Frame 1 (no input): blank canvas, image omitted
Frame 60 (no input): blank canvas, image omitted
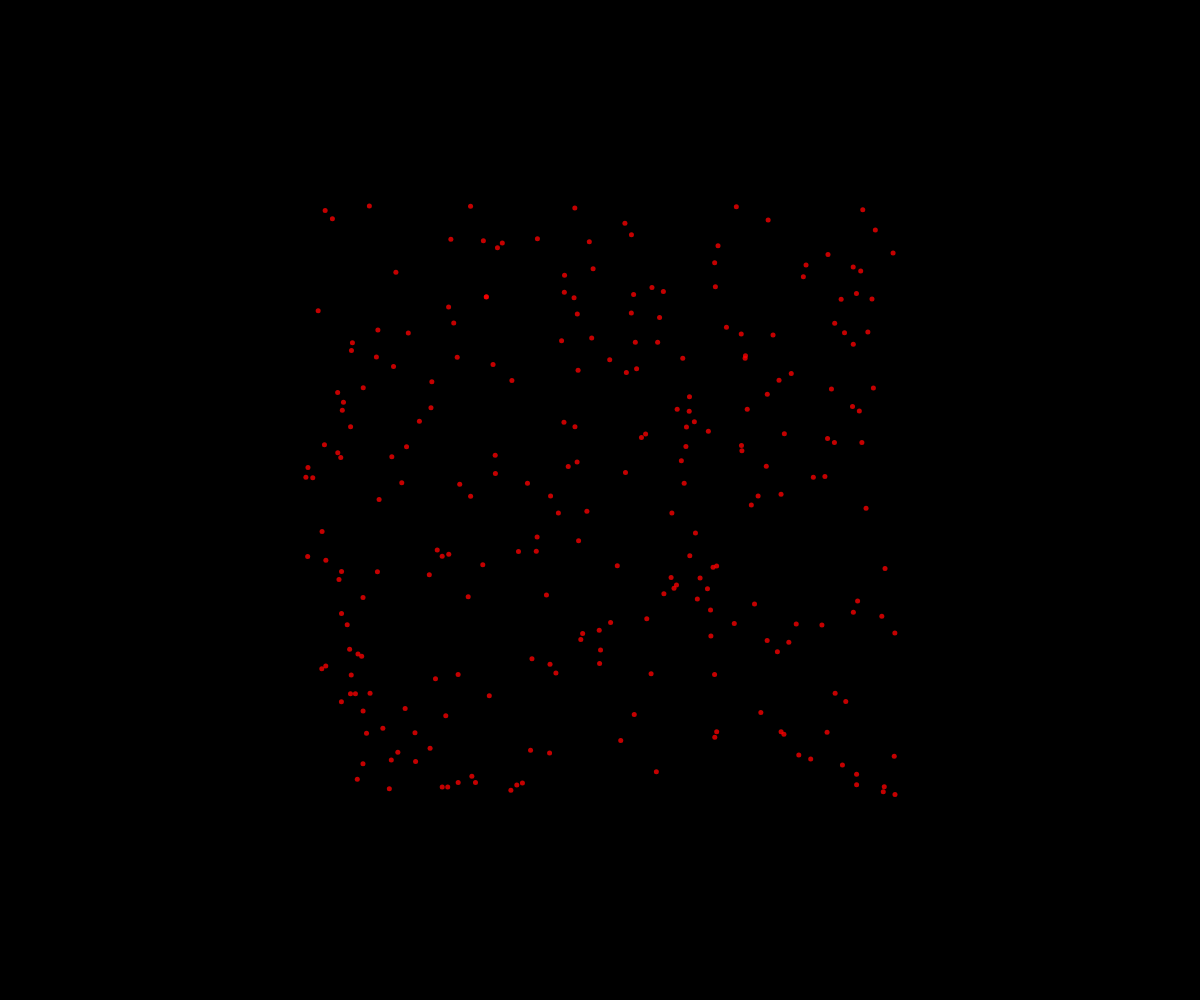
Frame 120 (the mouse pressed at the canvas centre since frame 60)

The p5.js sketch whose frames 1 and 60 were blank and that drew this single picture after the mouse press (run headless with seeded random() and noise() and a simulated clock; from frame 60 on, the mouse is pressed at the canvas centre):

// p5.js sketch
// ── sketch.js
// Project Title
// Caylixx Starr
// Nov / 18 2024
//
// Extra for Experts:
// - describe what you did to take this project "above and beyond"

const NUMBER_OF_PARTICLES_PER_CLICK = 250;

class Particle {
  constructor(x, y) {
    this.x = x;
    this.y = y;
    this.dx = random(-5, 5);
    this.dy = random(-5, 5);
    this.size = 5;
    this.r = 255;
    this.g = 0;
    this.b = 0;
    this.opacity = 255;
  }

  display() {
    fill(this.r, this.g, this.b, this.opacity);
    circle(this.x, this.y, this.size);
  }

  update() {
    // move
    this.x += this.dx;
    this.y += this.dy;

    // fade away over time
    this.opacity--;
  }

  isDead(){
    return this.opacity <= 0;
  }
}

let theFireworks = [];

function setup() {
  noStroke();
  createCanvas(windowWidth, windowHeight);
}

function draw() {
  background("Black");
  for (let firework of theFireworks) {
    if (firework.isDead()){
      let index = theFireworks.indexOf(firework);
      theFireworks.splice(index, 1);
    }
    else{
      firework.display();
      firework.update();
    }
  }
}

function mousePressed() {
  for (let i = 0; i < NUMBER_OF_PARTICLES_PER_CLICK; i++) {
    let someParticle = new Particle(mouseX, mouseY);
    theFireworks.push(someParticle);
  }
}
